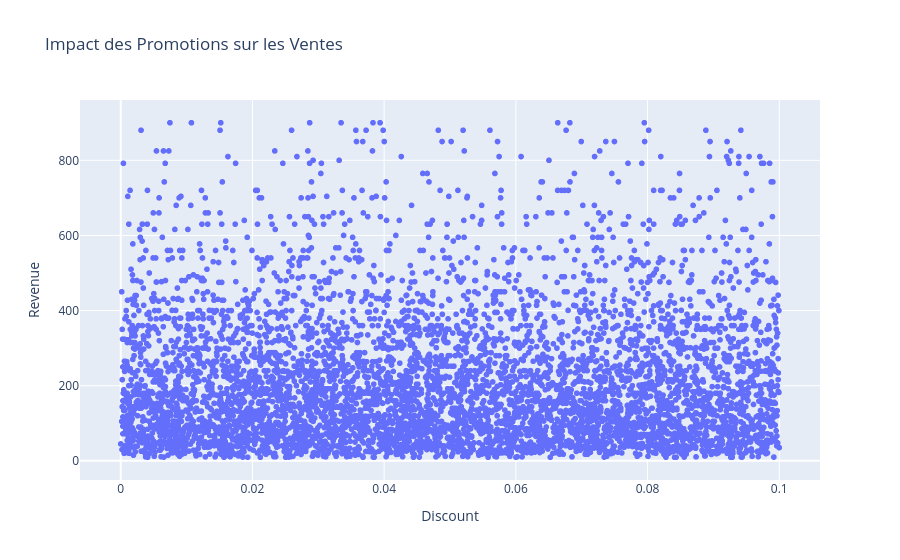

The notebook cell saved with this chart:
### Code cell
#-- Les Promotions
Discount_trend = all_data.groupby('Discount').agg({'Revenue': 'sum'}).reset_index()

# Graphique des Promos vs Revenues
fig = px.scatter(Discount_trend, x='Discount', y='Revenue', title="Impact des Promotions sur les Ventes")
fig.show()

### Figure 1 — Plotly figure (JSON) as saved in the notebook; plotly's stock layout.template omitted (floating-point values rounded to 4 significant figures; data arrays with more than 128 entries replaced by an {"elided": "..."} marker saying what was removed)
{"data": [{"hovertemplate": "Discount=%{x}<br>Revenue=%{y}<extra></extra>", "legendgroup": "", "marker": {"color": "#636efa", "symbol": "circle"}, "mode": "markers", "name": "", "showlegend": false, "type": "scattergl", "x": {"elided": "6134 float values"}, "xaxis": "x", "y": {"elided": "6134 float values"}, "yaxis": "y"}], "layout": {"autosize": true, "legend": {"tracegroupgap": 0}, "title": {"text": "Impact des Promotions sur les Ventes"}, "xaxis": {"anchor": "y", "autorange": true, "domain": [0, 1], "range": [-0.006106, 0.1061], "title": {"text": "Discount"}, "type": "linear"}, "yaxis": {"anchor": "x", "autorange": true, "domain": [0, 1], "range": [-63.99, 973.5], "title": {"text": "Revenue"}, "type": "linear"}}}
